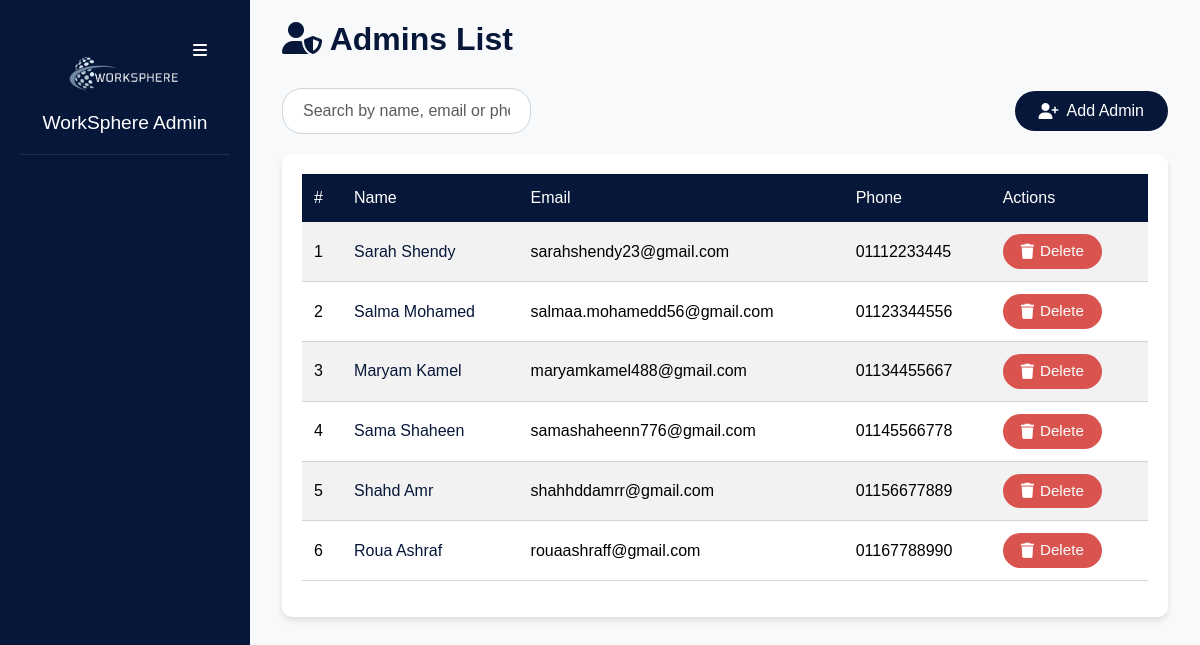
Screenshot of /admin/admins_list.php with the database file from the repository.
### tables this page shows
CREATE TABLE `users` (
  `user_id` int(11) NOT NULL,
  `name` varchar(255) NOT NULL,
  `email` varchar(255) NOT NULL,
  `phone` varchar(15) NOT NULL,
  `password` varchar(255) NOT NULL,
  `age` int(11) DEFAULT NULL,
  `job_title` varchar(255) DEFAULT NULL,
  `image` longtext DEFAULT 'default.png',
  `location` varchar(255) DEFAULT NULL,
  `created_at` timestamp NOT NULL DEFAULT current_timestamp(),
  `role_id` int(11) DEFAULT NULL,
  `last_seen` datetime NOT NULL DEFAULT current_timestamp(),
  `company_name` varchar(255) DEFAULT NULL,
  `contact_info` varchar(255) DEFAULT NULL,
  `company_type` varchar(255) DEFAULT NULL,
  `zone_id` int(11) DEFAULT NULL,
  `portfolio` longtext DEFAULT NULL,
  `action` varchar(255) NOT NULL DEFAULT 'active'
);

### admin/admins_list.php (the view, shortened to what this page needs)
<?php
include "sidebar.php";
if (isset($_POST['search']) && !empty($_POST['text'])) {
    $text = mysqli_real_escape_string($connect, $_POST['text']);
    $select_users = "SELECT `users`.`user_id`, `users`.`name`, `users`.`email`, `users`.`phone`
    FROM `users`
    WHERE `users`.`role_id` = '4' AND (`users`.`name` LIKE '%$text%' OR `users`.`email` LIKE '%$text%' OR `users`.`phone` LIKE '%$text%')";
} else {
    $select_users = "SELECT `users`.`user_id`, `users`.`name`, `users`.`email`, `users`.`phone`
    FROM `users`
    WHERE `users`.`role_id` = '4'";
}
$run_select = mysqli_query($connect, $select_users);
?>
<!DOCTYPE html>
<html lang="en">
<head>
    <link rel="stylesheet" href="https://cdnjs.cloudflare.com/ajax/libs/bootstrap/5.3.3/css/bootstrap.min.css">
    <link rel="stylesheet" href="https://cdnjs.cloudflare.com/ajax/libs/font-awesome/6.4.0/css/all.min.css">
    <link rel="stylesheet" href="https://cdn.jsdelivr.net/npm/sweetalert2@11/dist/sweetalert2.min.css">
</head>
<body>
    <div class="main-content" id="mainContent">
        <div class="container-fluid">
            <h2><i class="fas fa-user-shield"></i> Admins List</h2>
                <div class="controls-container">
                    <div class="search-wrapper">
                        <input type="text" id="searchText" class="form-control" placeholder="Search by name, email or phone...">
                </div>
                <button id="addAdminBtn" class="btn btn-primary" style="border-radius: 20px; padding: 8px 24px; font-weight: 500;"><i class="fas fa-user-plus"></i> Add Admin</button>
            </div>
                <div class="table-container">
                <div class="table-responsive">
                    <table class="table table-striped table-hover">
                        <thead>
                            <tr>
                                <th>#</th>
                                <th>Name</th>
                                <th>Email</th>
                                <th>Phone</th>
                                <th>Actions</th>
                            </tr>
                        </thead>
                        <tbody id="adminsTable">
                            <?php
                            $counter = 1;
                            if (mysqli_num_rows($run_select) > 0) {
                                foreach ($run_select as $row) {
                                    echo '<tr>';
                                    echo '<td>' . $counter++ . '</td>';
                                    echo '<td><a href="../profile.php?user_id=' . htmlspecialchars($row['user_id']) . '">' . htmlspecialchars($row['name']) . '</a></td>';
                                    echo '<td>' . htmlspecialchars($row['email']) . '</td>';
                                    echo '<td>' . htmlspecialchars($row['phone']) . '</td>';
                                    echo '<td>';
                                    echo '<div class="action-buttons">';
                                    echo '<a href="?action=delete&id=' . htmlspecialchars($row['user_id']) . '" class="btn btn-danger btn-sm"><i class="fas fa-trash"></i> Delete</a>';
                                    echo '</div>';
                                    echo '</td>';
                                    echo '</tr>';
                                }
                            } else {
                                echo '<tr><td colspan="5" class="text-center">No admins found</td></tr>';
                            }
                            ?>
                        </tbody>
                    </table>
                </div>
            </div>
        </div>
    </div>
</body>
</html>

### admin/sidebar.php (style rules this page uses)
:root { --primary-color: #071739; --secondary-color: #4B6382; --info-color: #A4B5C4; --light-color: #CDD5DB; --accent-warm: #A68868; --accent-light: #E3C39D; }
body { background-color: #f8f9fa; font-family: 'DM Sans', sans-serif; }
.main-content { margin-left: 250px; padding: 20px; transition: all 0.3s ease; }
.table-container { width: 100%; background: #fff; padding: 20px; border-radius: 10px; box-shadow: 0px 4px 6px rgba(0, 0, 0, 0.1); margin-bottom: 20px; }

### admin/admins_list.php (style rules this page uses)
:root { --primary-color: #071739; --secondary-color: #4B6382; --info-color: #A4B5C4; --light-color: #CDD5DB; --accent-warm: #A68868; --accent-light: #E3C39D; }
body { background-color: #f8f9fa; font-family: 'DM Sans', sans-serif; }
.main-content { margin-left: 250px; padding: 20px; transition: all 0.3s ease; }
.table-container { width: 100%; background: #fff; padding: 20px; border-radius: 10px; box-shadow: 0px 4px 6px rgba(0, 0, 0, 0.1); margin-bottom: 20px; }
.table thead th { background-color: var(--primary-color); color: white; font-weight: 500; padding: 12px; border: none; }
.table tbody td { padding: 12px; vertical-align: middle; border-bottom: 1px solid var(--light-color); }
.table a { color: var(--primary-color); text-decoration: none; font-weight: 500; }
.controls-container { display: flex; justify-content: space-between; align-items: center; margin-bottom: 20px; flex-wrap: wrap; gap: 15px; }
h2 { color: var(--primary-color); font-weight: 700; margin-bottom: 30px; }
.action-buttons a.btn { border-radius: 20px !important; padding: 6px 18px !important; font-size: 0.95rem !important; font-weight: 500 !important; margin-right: 6px; transition: all 0.2s; box-shadow: none; display: inline-flex; align-items: center; gap: 6px; }
.action-buttons .btn-danger { background-color: #d9534f !important; color: white !important; border: none !important; }
.search-wrapper input { border-radius: 20px; padding: 10px 20px; border: 1px solid var(--light-color); width: 100%; max-width: 300px; transition: all 0.3s ease; }
#addAdminBtn { border-radius: 20px; padding: 10px 28px; font-weight: 600; background-color: var(--primary-color); color: #fff; border: none; transition: all 0.2s; box-shadow: none; display: inline-flex; align-items: center; gap: 8px; }

### rows the page displays
users: name "Sarah Shendy", email "sarahshendy23@gmail.com", phone "01112233445"
users: name "Salma Mohamed", email "salmaa.mohamedd56@gmail.com", phone "01123344556"
users: name "Maryam Kamel", email "maryamkamel488@gmail.com", phone "01134455667"
users: name "Sama Shaheen", email "samashaheenn776@gmail.com", phone "01145566778"
users: name "Shahd Amr", email "shahhddamrr@gmail.com", phone "01156677889"
users: name "Roua Ashraf", email "rouaashraff@gmail.com", phone "01167788990"
